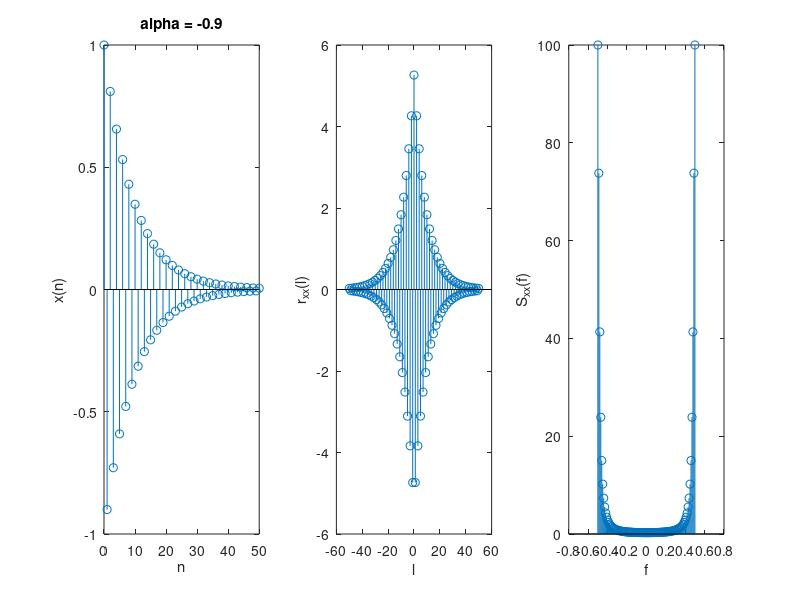
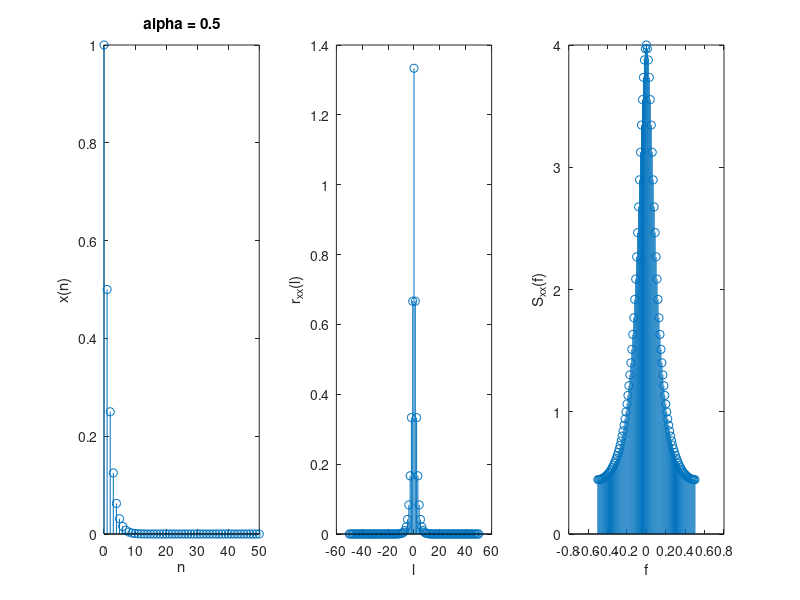
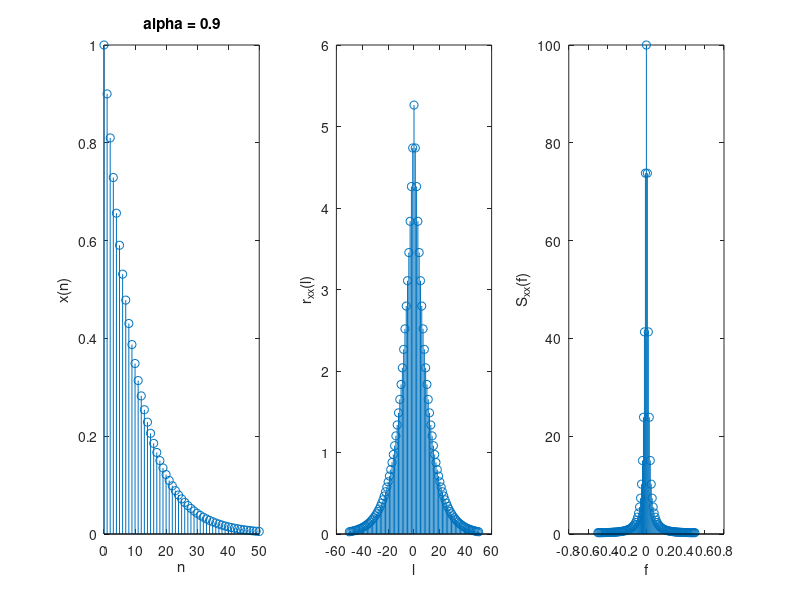

Source code (MATLAB) for these figures, in order:
%alpha = -0.9
a=-0.9;
n=0:50;
l=-50:50;
f=-0.5:0.01:0.5;

x=a.^n;
rxx=(a.^abs(l))/(1-(a^2));
Sxx=(1./(1-(2*a*cos(2*pi*f))+a^2));

figure
subplot(1,3,1);
stem(n, x);
xlabel('n');
ylabel('x(n)');
title('alpha = -0.9');
subplot(1,3,2);
stem(l, rxx);
xlabel('l');
ylabel('r_{xx}(l)');

subplot(1,3,3);
stem(f, Sxx);
xlabel('f');
ylabel('S_{xx}(f)');

%%
%alpha = 0.5
a=0.5;
n=0:50;
l=-50:50;
f=-0.5:0.01:0.5;

x=a.^n;
rxx=(a.^abs(l))/(1-(a^2));
Sxx=(1./(1-(2*a*cos(2*pi*f))+a^2));

figure
subplot(1,3,1);
stem(n, x);
xlabel('n');
ylabel('x(n)');
title('alpha = 0.5');
subplot(1,3,2);
stem(l, rxx);
xlabel('l');
ylabel('r_{xx}(l)');

subplot(1,3,3);
stem(f, Sxx);
xlabel('f');
ylabel('S_{xx}(f)');
 %%
 %alpha = 0.9
a=0.9;
n=0:50;
l=-50:50;
f=-0.5:0.01:0.5;

x=a.^n;
rxx=(a.^abs(l))/(1-(a^2));
Sxx=(1./(1-(2*a*cos(2*pi*f))+a^2));

figure
subplot(1,3,1);
stem(n, x);
xlabel('n');
ylabel('x(n)');
title('alpha = 0.9');
subplot(1,3,2);
stem(l, rxx);
xlabel('l');
ylabel('r_{xx}(l)');

subplot(1,3,3);
stem(f, Sxx);
xlabel('f');
ylabel('S_{xx}(f)');
